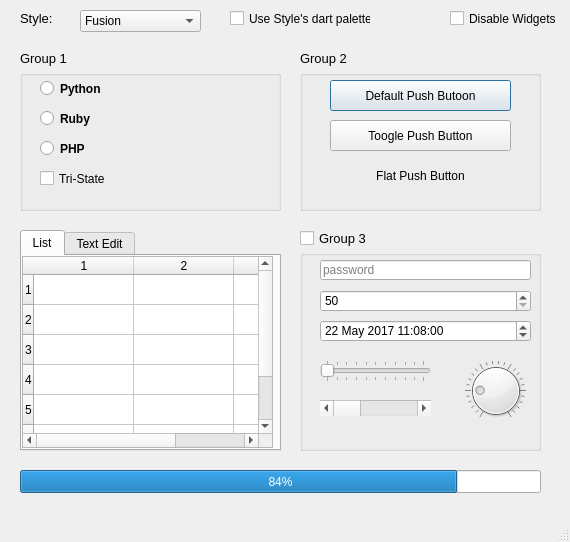
<?xml version="1.0" encoding="UTF-8"?>
<ui version="4.0">
 <class>MainWindow</class>
 <widget class="QMainWindow" name="MainWindow">
  <property name="enabled">
   <bool>true</bool>
  </property>
  <property name="geometry">
   <rect>
    <x>0</x>
    <y>0</y>
    <width>570</width>
    <height>542</height>
   </rect>
  </property>
  <property name="mouseTracking">
   <bool>true</bool>
  </property>
  <property name="acceptDrops">
   <bool>false</bool>
  </property>
  <property name="windowTitle">
   <string>MainWindow</string>
  </property>
  <property name="autoFillBackground">
   <bool>false</bool>
  </property>
  <widget class="QWidget" name="centralwidget">
   <widget class="QLabel" name="label">
    <property name="geometry">
     <rect>
      <x>20</x>
      <y>10</y>
      <width>61</width>
      <height>16</height>
     </rect>
    </property>
    <property name="font">
     <font>
      <family>MS Shell Dlg 2</family>
      <pointsize>10</pointsize>
     </font>
    </property>
    <property name="text">
     <string>Style:</string>
    </property>
   </widget>
   <widget class="QComboBox" name="comboBox">
    <property name="geometry">
     <rect>
      <x>80</x>
      <y>10</y>
      <width>121</width>
      <height>22</height>
     </rect>
    </property>
    <item>
     <property name="text">
      <string>Fusion</string>
     </property>
    </item>
   </widget>
   <widget class="QCheckBox" name="checkBox">
    <property name="geometry">
     <rect>
      <x>230</x>
      <y>10</y>
      <width>141</width>
      <height>17</height>
     </rect>
    </property>
    <property name="text">
     <string>Use Style's dart palette</string>
    </property>
   </widget>
   <widget class="QCheckBox" name="checkBox_2">
    <property name="geometry">
     <rect>
      <x>450</x>
      <y>10</y>
      <width>141</width>
      <height>17</height>
     </rect>
    </property>
    <property name="text">
     <string>Disable Widgets</string>
    </property>
   </widget>
   <widget class="QLabel" name="label_2">
    <property name="geometry">
     <rect>
      <x>20</x>
      <y>50</y>
      <width>51</width>
      <height>16</height>
     </rect>
    </property>
    <property name="font">
     <font>
      <pointsize>10</pointsize>
     </font>
    </property>
    <property name="text">
     <string>Group 1</string>
    </property>
   </widget>
   <widget class="QRadioButton" name="radioButton">
    <property name="geometry">
     <rect>
      <x>40</x>
      <y>80</y>
      <width>82</width>
      <height>17</height>
     </rect>
    </property>
    <property name="font">
     <font>
      <pointsize>9</pointsize>
      <weight>75</weight>
      <bold>true</bold>
     </font>
    </property>
    <property name="text">
     <string>Python</string>
    </property>
   </widget>
   <widget class="QRadioButton" name="radioButton_2">
    <property name="geometry">
     <rect>
      <x>40</x>
      <y>110</y>
      <width>82</width>
      <height>17</height>
     </rect>
    </property>
    <property name="font">
     <font>
      <pointsize>9</pointsize>
      <weight>75</weight>
      <bold>true</bold>
     </font>
    </property>
    <property name="text">
     <string>Ruby</string>
    </property>
   </widget>
   <widget class="QRadioButton" name="radioButton_3">
    <property name="geometry">
     <rect>
      <x>40</x>
      <y>140</y>
      <width>82</width>
      <height>17</height>
     </rect>
    </property>
    <property name="font">
     <font>
      <pointsize>9</pointsize>
      <weight>75</weight>
      <bold>true</bold>
     </font>
    </property>
    <property name="text">
     <string>PHP</string>
    </property>
   </widget>
   <widget class="QCheckBox" name="checkBox_3">
    <property name="geometry">
     <rect>
      <x>40</x>
      <y>170</y>
      <width>70</width>
      <height>17</height>
     </rect>
    </property>
    <property name="mouseTracking">
     <bool>false</bool>
    </property>
    <property name="text">
     <string>Tri-State</string>
    </property>
    <property name="tristate">
     <bool>true</bool>
    </property>
   </widget>
   <widget class="QLabel" name="label_3">
    <property name="geometry">
     <rect>
      <x>300</x>
      <y>50</y>
      <width>51</width>
      <height>16</height>
     </rect>
    </property>
    <property name="font">
     <font>
      <pointsize>10</pointsize>
     </font>
    </property>
    <property name="text">
     <string>Group 2</string>
    </property>
   </widget>
   <widget class="QTabWidget" name="tabWidget">
    <property name="geometry">
     <rect>
      <x>20</x>
      <y>230</y>
      <width>261</width>
      <height>221</height>
     </rect>
    </property>
    <property name="accessibleName">
     <string/>
    </property>
    <property name="currentIndex">
     <number>0</number>
    </property>
    <widget class="QWidget" name="widget">
     <attribute name="title">
      <string>List</string>
     </attribute>
     <widget class="QTableWidget" name="tableWidget">
      <property name="geometry">
       <rect>
        <x>0</x>
        <y>0</y>
        <width>251</width>
        <height>192</height>
       </rect>
      </property>
      <property name="rowCount">
       <number>7</number>
      </property>
      <property name="columnCount">
       <number>3</number>
      </property>
      <row/>
      <row/>
      <row/>
      <row/>
      <row/>
      <row/>
      <row/>
      <column/>
      <column/>
      <column/>
     </widget>
    </widget>
    <widget class="QWidget" name="tab_2">
     <attribute name="title">
      <string>Text Edit</string>
     </attribute>
    </widget>
   </widget>
   <widget class="QCheckBox" name="checkBox_4">
    <property name="geometry">
     <rect>
      <x>300</x>
      <y>230</y>
      <width>141</width>
      <height>17</height>
     </rect>
    </property>
    <property name="font">
     <font>
      <pointsize>10</pointsize>
     </font>
    </property>
    <property name="text">
     <string>Group 3</string>
    </property>
   </widget>
   <widget class="QSpinBox" name="spinBox">
    <property name="geometry">
     <rect>
      <x>320</x>
      <y>290</y>
      <width>211</width>
      <height>22</height>
     </rect>
    </property>
    <property name="minimum">
     <number>50</number>
    </property>
   </widget>
   <widget class="QDateTimeEdit" name="dateTimeEdit">
    <property name="geometry">
     <rect>
      <x>320</x>
      <y>320</y>
      <width>211</width>
      <height>22</height>
     </rect>
    </property>
    <property name="date">
     <date>
      <year>2017</year>
      <month>5</month>
      <day>22</day>
     </date>
    </property>
    <property name="time">
     <time>
      <hour>11</hour>
      <minute>8</minute>
      <second>0</second>
     </time>
    </property>
   </widget>
   <widget class="QLineEdit" name="lineEdit">
    <property name="geometry">
     <rect>
      <x>320</x>
      <y>260</y>
      <width>211</width>
      <height>20</height>
     </rect>
    </property>
    <property name="text">
     <string/>
    </property>
    <property name="echoMode">
     <enum>QLineEdit::Password</enum>
    </property>
    <property name="placeholderText">
     <string>password</string>
    </property>
   </widget>
   <widget class="QSlider" name="horizontalSlider">
    <property name="geometry">
     <rect>
      <x>320</x>
      <y>360</y>
      <width>111</width>
      <height>22</height>
     </rect>
    </property>
    <property name="tracking">
     <bool>true</bool>
    </property>
    <property name="orientation">
     <enum>Qt::Horizontal</enum>
    </property>
    <property name="invertedAppearance">
     <bool>false</bool>
    </property>
    <property name="invertedControls">
     <bool>false</bool>
    </property>
    <property name="tickPosition">
     <enum>QSlider::TicksBothSides</enum>
    </property>
   </widget>
   <widget class="QScrollBar" name="horizontalScrollBar">
    <property name="geometry">
     <rect>
      <x>320</x>
      <y>400</y>
      <width>111</width>
      <height>16</height>
     </rect>
    </property>
    <property name="orientation">
     <enum>Qt::Horizontal</enum>
    </property>
   </widget>
   <widget class="QDial" name="dial">
    <property name="geometry">
     <rect>
      <x>460</x>
      <y>360</y>
      <width>71</width>
      <height>61</height>
     </rect>
    </property>
    <property name="sliderPosition">
     <number>20</number>
    </property>
    <property name="orientation">
     <enum>Qt::Vertical</enum>
    </property>
    <property name="invertedControls">
     <bool>false</bool>
    </property>
    <property name="wrapping">
     <bool>false</bool>
    </property>
    <property name="notchesVisible">
     <bool>true</bool>
    </property>
   </widget>
   <widget class="QProgressBar" name="progressBar">
    <property name="geometry">
     <rect>
      <x>20</x>
      <y>470</y>
      <width>521</width>
      <height>23</height>
     </rect>
    </property>
    <property name="styleSheet">
     <string notr="true"/>
    </property>
    <property name="value">
     <number>84</number>
    </property>
    <property name="alignment">
     <set>Qt::AlignCenter</set>
    </property>
    <property name="textDirection">
     <enum>QProgressBar::TopToBottom</enum>
    </property>
   </widget>
   <widget class="QGroupBox" name="groupBox">
    <property name="geometry">
     <rect>
      <x>20</x>
      <y>70</y>
      <width>261</width>
      <height>141</height>
     </rect>
    </property>
    <property name="title">
     <string/>
    </property>
   </widget>
   <widget class="QGroupBox" name="groupBox_2">
    <property name="geometry">
     <rect>
      <x>300</x>
      <y>70</y>
      <width>241</width>
      <height>141</height>
     </rect>
    </property>
    <property name="title">
     <string/>
    </property>
    <widget class="QPushButton" name="pushButton">
     <property name="geometry">
      <rect>
       <x>30</x>
       <y>10</y>
       <width>181</width>
       <height>31</height>
      </rect>
     </property>
     <property name="text">
      <string>Default Push Butoon</string>
     </property>
     <property name="autoDefault">
      <bool>false</bool>
     </property>
     <property name="default">
      <bool>true</bool>
     </property>
    </widget>
    <widget class="QPushButton" name="pushButton_2">
     <property name="geometry">
      <rect>
       <x>30</x>
       <y>50</y>
       <width>181</width>
       <height>31</height>
      </rect>
     </property>
     <property name="text">
      <string>Toogle Push Button</string>
     </property>
    </widget>
    <widget class="QPushButton" name="pushButton_3">
     <property name="enabled">
      <bool>true</bool>
     </property>
     <property name="geometry">
      <rect>
       <x>30</x>
       <y>90</y>
       <width>181</width>
       <height>31</height>
      </rect>
     </property>
     <property name="autoFillBackground">
      <bool>false</bool>
     </property>
     <property name="text">
      <string>Flat Push Button</string>
     </property>
     <property name="checkable">
      <bool>false</bool>
     </property>
     <property name="flat">
      <bool>true</bool>
     </property>
    </widget>
   </widget>
   <widget class="QGroupBox" name="groupBox_3">
    <property name="geometry">
     <rect>
      <x>300</x>
      <y>250</y>
      <width>241</width>
      <height>201</height>
     </rect>
    </property>
    <property name="title">
     <string/>
    </property>
   </widget>
   <zorder>groupBox_3</zorder>
   <zorder>groupBox_2</zorder>
   <zorder>groupBox</zorder>
   <zorder>label</zorder>
   <zorder>comboBox</zorder>
   <zorder>checkBox</zorder>
   <zorder>checkBox_2</zorder>
   <zorder>label_2</zorder>
   <zorder>radioButton</zorder>
   <zorder>radioButton_2</zorder>
   <zorder>radioButton_3</zorder>
   <zorder>checkBox_3</zorder>
   <zorder>label_3</zorder>
   <zorder>tabWidget</zorder>
   <zorder>checkBox_4</zorder>
   <zorder>spinBox</zorder>
   <zorder>dateTimeEdit</zorder>
   <zorder>lineEdit</zorder>
   <zorder>horizontalSlider</zorder>
   <zorder>horizontalScrollBar</zorder>
   <zorder>dial</zorder>
   <zorder>progressBar</zorder>
  </widget>
  <widget class="QMenuBar" name="menubar">
   <property name="geometry">
    <rect>
     <x>0</x>
     <y>0</y>
     <width>570</width>
     <height>21</height>
    </rect>
   </property>
  </widget>
  <widget class="QStatusBar" name="statusbar"/>
 </widget>
 <resources/>
 <connections/>
</ui>
